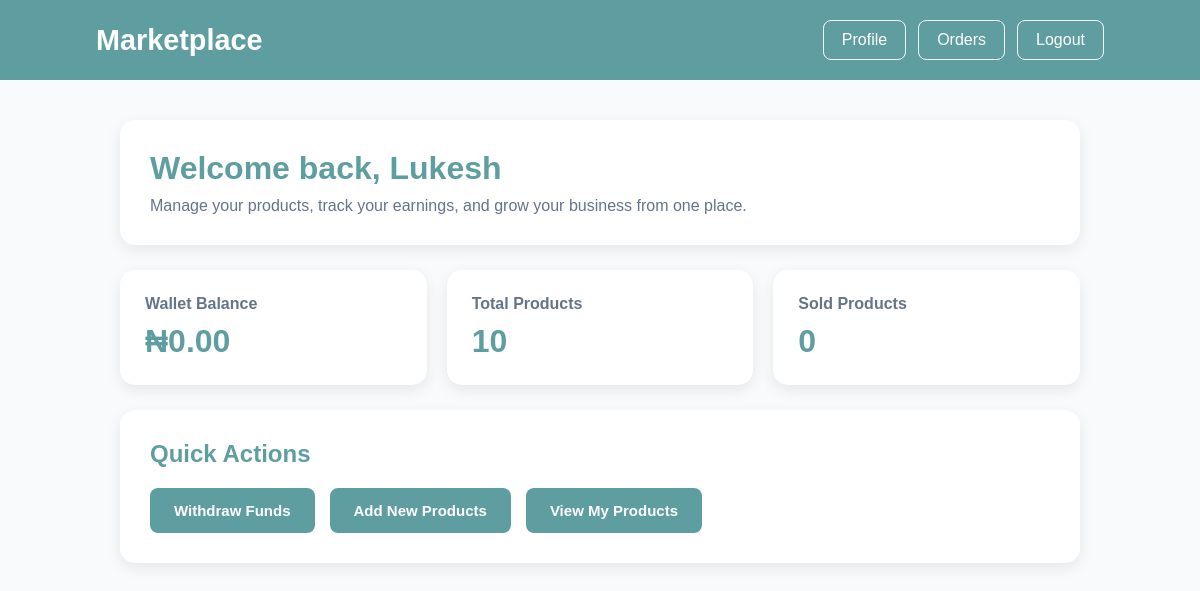
/sellerDash/ (signed in), run on an earlier commit of the app's database.
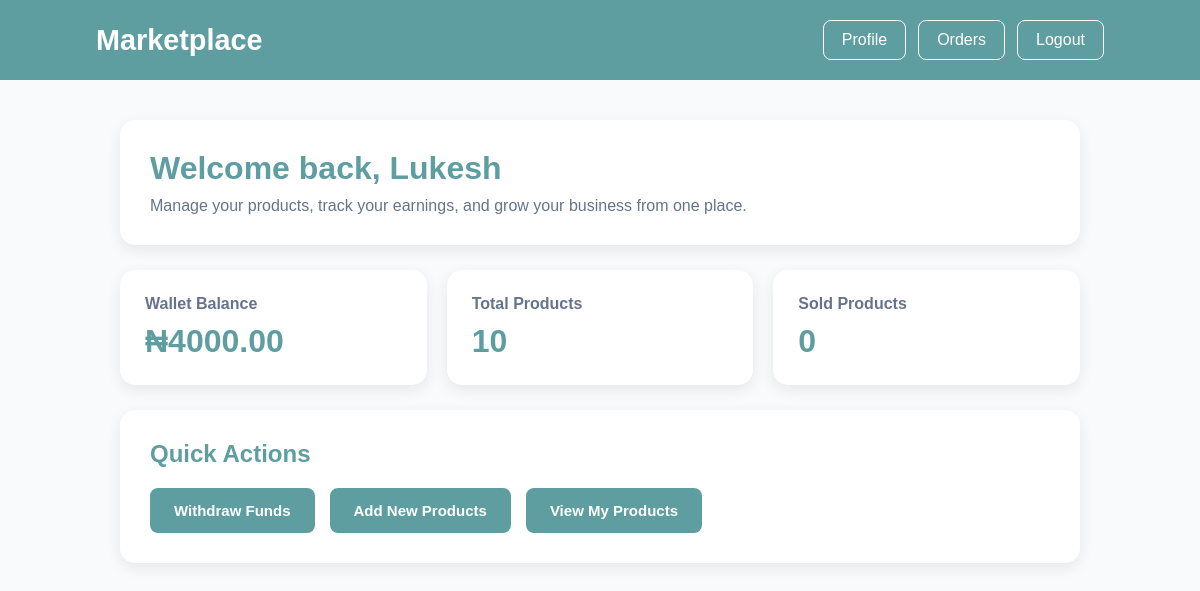
And on a later commit of the database.
### seller/models.py (models this page shows, shortened)
class Seller(models.Model):
    user = models.OneToOneField(User, on_delete=models.CASCADE)
    business_name = models.CharField(max_length=150)
    business_address = models.TextField()
    payment_details = models.TextField( blank=True, null=True)
    wallet_balance = models.DecimalField(max_digits=10, decimal_places=2, default=200.00)
    profile_picture = models.ImageField(upload_to='seller_profiles/', blank=True, null=True)

### seller/views.py (the view)
# urls.py: path("sellerDash/", views.SellerDash, name='seller_Dash'),
@login_required(login_url='sellerLog')
def SellerDash(request: HttpRequest):
    seller = Seller.objects.get(user=request.user)
    total_items = Item.objects.filter(seller=seller).count()
    sold_items = Item.objects.filter(seller=seller, is_sold=True).count()
    return render(request, 'sellerDash.html', {'seller': seller, 'total_items': total_items, 'sold_items': sold_items})

### seller/templates/sellerDash.html (shortened to what this page needs)
<!DOCTYPE html>
<html lang="en">
<head>
</head>
<body>
    <header>
        <div class="logo">Marketplace</div>
        <div class="nav-actions">
            <a href="{% url 'seller_profile' %}" class="nav-btn"> Profile </a>
            <a href="{% url 'seller_orders' %}" class="nav-btn">Orders</a>
            <a href="{% url 'Slogout' %}" class="nav-btn"> Logout </a>
        </div>
    </header>
    <div class="dashboard">
        <div class="welcome-card">
            <h1>
                Welcome back, {{ seller.user.username }}
            </h1>
            <p>
                Manage your products, track your earnings, and grow your business from one place.
            </p>
        </div>
        <div class="stats-grid">
            <div class="stat-card">
                <h3>Wallet Balance</h3>
                <div class="value">
                    ₦{{ seller.wallet_balance }}
                </div>
            </div>
            <div class="stat-card">
                <h3>Total Products</h3>
                <div class="value">
                    {{ total_items }}
                </div>
            </div>
            <div class="stat-card">
                <h3>Sold Products</h3>
                <div class="value">
                    {{ sold_items }}
                </div>
            </div>
        </div>
        <div class="actions">
            <h2>Quick Actions</h2>
            <div class="btn-group">
                <button type="button" class="btn" onclick="openWithdrawModal()">
                    Withdraw Funds
                </button>
                <a href="/createItem/" class="btn">
                    Add New Products
                </a>
                <a href="/view_items/" class="btn">
                    View My Products
                </a>
            </div>
        </div>
    </div>
</body>
</html>

### seller/templates/sellerDash.html (style rules this page uses)
* { margin:0; padding:0; box-sizing:border-box; font-family:Arial, Helvetica, sans-serif; }
body { background:#f8fafc; color:#1e293b; }
header { background:cadetblue; padding:20px 8%; display:flex; justify-content:space-between; align-items:center; }
.logo { color:white; font-size:1.8rem; font-weight:bold; }
.nav-actions { display:flex; gap:12px; }
.nav-btn { color:white; text-decoration:none; border:1px solid white; padding:10px 18px; border-radius:8px; }
.dashboard { max-width:1000px; margin:40px auto; padding:0 20px; }
.welcome-card { background:white; padding:30px; border-radius:15px; box-shadow:0 5px 15px rgba(0,0,0,.08); margin-bottom:25px; }
.welcome-card h1 { color:cadetblue; margin-bottom:10px; }
.welcome-card p { color:#64748b; }
.stats-grid { display:grid; grid-template-columns:repeat(auto-fit,minmax(250px,1fr)); gap:20px; margin-bottom:25px; }
.stat-card { background:white; padding:25px; border-radius:15px; box-shadow:0 5px 15px rgba(0,0,0,.08); }
.stat-card h3 { color:#64748b; font-size:1rem; margin-bottom:10px; }
.stat-card .value { font-size:2rem; font-weight:bold; color:cadetblue; }
.actions { background:white; padding:30px; border-radius:15px; box-shadow:0 5px 15px rgba(0,0,0,.08); }
.actions h2 { margin-bottom:20px; color:cadetblue; }
.btn-group { display:flex; gap:15px; flex-wrap:wrap; }
.btn { border:none; text-decoration:none; padding:14px 24px; border-radius:8px; background:cadetblue; color:white; font-size:15px; font-weight:600; transition:.3s; }

What changed in the data, as far as the page shows it:
changed Seller "Lukesh": wallet_balance "0.00" → "4000.00"
